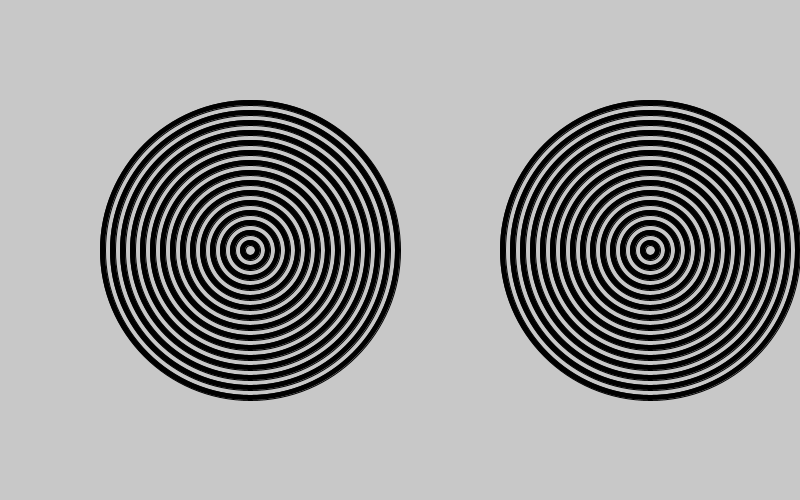
Frame 1 (no input)
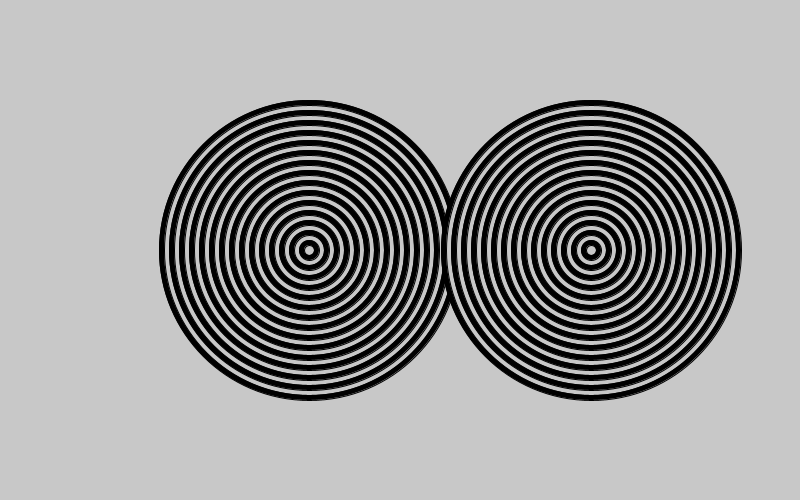
Frame 60 (the mouse pressed at the canvas centre just before this capture)
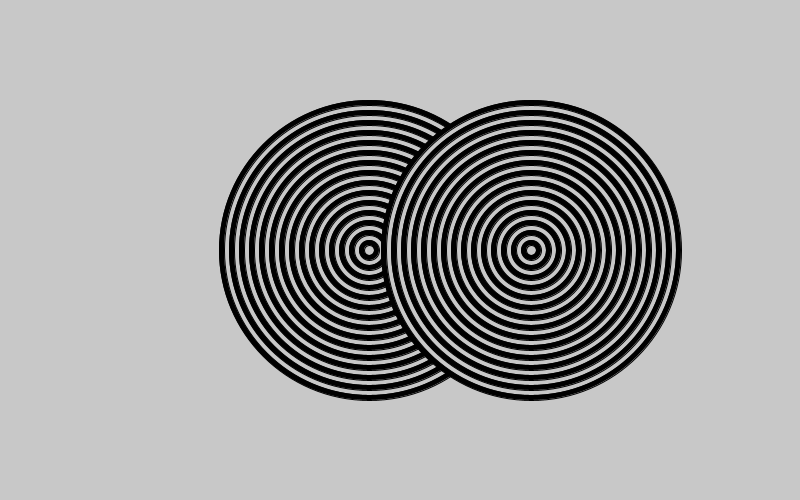
Frame 120 (the mouse held since frame 60 and released just before this capture)

The Processing sketch that drew these frames (run headless with seeded random() and noise(); from frame 60 on, the mouse is pressed at the canvas centre):

// Processing sketch: amazing_rings
// ── amazing_rings.pde
int xPos = 250;
int sPos = 650;
void setup() {
  size(800,500);
}

void draw() {
  
  // Go to the recipe to run the demonstration before starting this program
  background(200,200,200);
    
  for(int i = 30;i>0;i--){
    if (i%2==0){
      int m = i*10;
   fill(0,0,0);
   ellipse(xPos,250,m,m);
    }
    else{
      int m = i*10;
      fill(200,200,200);
      ellipse(xPos,250,m,m);
    }
  }
    for(int i = 30;i>0;i--){
    if (i%2==0){
      int m = i*10;
   fill(0,0,0);
   ellipse(sPos,250,m,m);
    }
    else{
      int m = i*10;
      fill(200,200,200);
      ellipse(sPos,250,m,m);
    }
  }
  xPos = xPos +1;
  sPos = sPos -1;
  }
  /*
  Use the code from your Bullseye program to draw the rings shown in this recipe.
  You can use the noFill() command to make your ellipses transparent.
  Make the rings move past each other.
  When the rings hit the side of the sketch, make them reverse their direction.
  */

  
